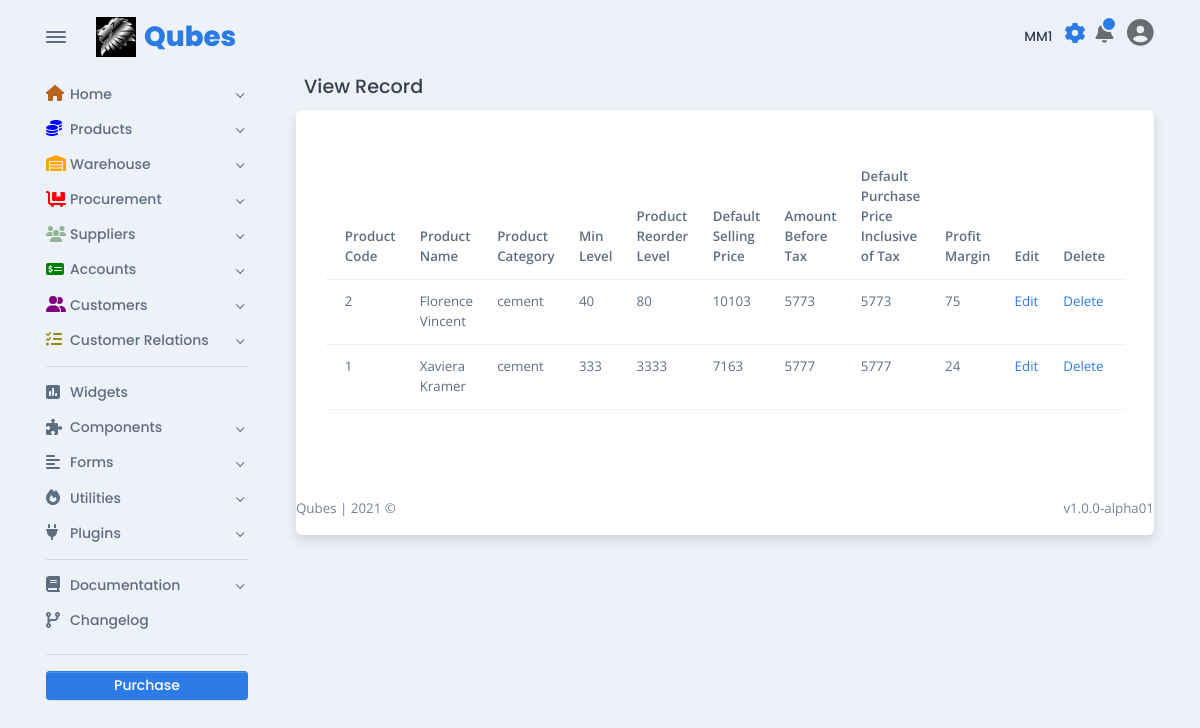
The app's page /products/view-product-ui.php (signed in), older data.
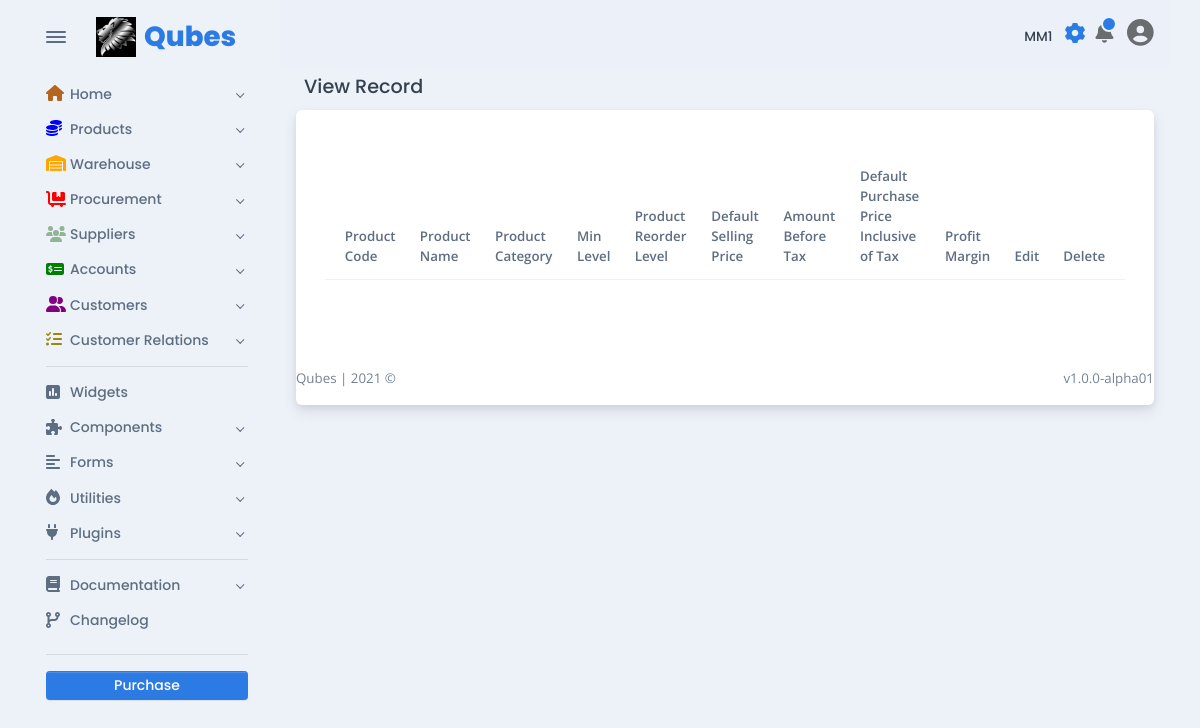
The same page, newer data.
### tables this page shows
CREATE TABLE `tbl_product` (
  `id` int(11) NOT NULL,
  `product_name` varchar(100) NOT NULL,
  `product_code` varchar(100) NOT NULL,
  `product_unit` varchar(254) NOT NULL,
  `product_category` varchar(254) NOT NULL,
  `weight` varchar(50) NOT NULL,
  `sub_category` varchar(50) NOT NULL,
  `product_image` varchar(254) NOT NULL,
  `dsp_price` int(254) NOT NULL,
  `amount_before_tax` int(50) NOT NULL,
  `dpp_inc_tax` int(50) NOT NULL,
  `applicable_tax` int(50) NOT NULL,
  `profit_margin` int(50) NOT NULL,
  `user` varchar(50) NOT NULL,
  `status` varchar(15) NOT NULL DEFAULT 'active'
);

### products/view-product-ui.php (the view, shortened to what this page needs)
<!DOCTYPE html>
<html lang="en-US" dir="ltr">
<?php
include '../includes/base_page/head.php';
?>
<?php
include_once '../includes/dbconnect.php';
?>
<body>
  <main class="main" id="top">
    <div class="container" data-layout="container">
      <?php
      include '../includes/base_page/nav.php';
      ?>
      <div class="content">
        <?php
        include '../navbar-shared.php';
        ?>
        <h5 class="p-2">View Record</h5>
        <div class="card">
          <div class="card-body fs--1 p-4">
            <form>
              <div class="row my-3">
                <div class="col">
                  <table class="table">
                    <thead>
                      <tr>
                        <th scope="col">Product Code</th>
                        <th scope="col">Product Name</th>
                        <th scope="col">Product Category</th>
                        <th scope="col">Min Level</th>
                        <th scope="col">Product Reorder Level</th>
                        <th scope="col">Default Selling Price</th>
                        <th scope="col">Amount Before Tax</th>
                        <th scope="col">Default Purchase Price Inclusive of Tax</th>
                        <th scope="col">Profit Margin</th>
                        <th scope="col">Edit</th>
                        <th scope="col">Delete</th>
                      </tr>
                    </thead>
                    <tbody>
                      <?php
                      $sel_query = "Select * from tbl_product ORDER BY product_code desc;";
                      $result = mysqli_query($conn, $sel_query);
                      while ($row = mysqli_fetch_assoc($result)) { ?>
                        <tr>
                          <td scope="col"><?php echo $row["product_code"]; ?></td>
                          <td scope="col"><?php echo $row["product_name"]; ?></td>
                          <td scope="col"><?php echo $row["product_category"]; ?></td>
                          <td scope="col"><?php echo $row["min_level"]; ?></td>
                          <td scope="col"><?php echo $row["reorder"]; ?></td>
                          <td scope="col"><?php echo $row["dsp_price"]; ?></td>
                          <td scope="col"><?php echo $row["amount_before_tax"]; ?></td>
                          <td scope="col"><?php echo $row["dpp_inc_tax"]; ?></td>
                          <td scope="col"><?php echo $row["profit_margin"]; ?></td>
                          <td scope="col">
                            <a href="edit_ product.php?id=<?php echo $row["product_code"]; ?>">Edit</a>
                          </td>
                          <td scope="col">
                            <a href="delete_product.php?id=<?php echo $row["product_code"]; ?>">Delete</a>
                          </td>
                        </tr>
                      <?php $count++;
                      } ?>
                    </tbody>
                  </table>
                </div>
            </form>
          </div>
        </div>
        <?php
        include '../includes/base_page/footer.php';
        ?>
</body>
</html>

### includes/base_page/head.php (shortened to what this page needs)
<head>
  <link href="../assets/css/theme-rtl.min.css" rel="stylesheet" id="style-rtl">
  <link href="../assets/css/theme.min.css" rel="stylesheet" id="style-default">
</head>

### includes/base_page/nav.php (shortened to what this page needs)
<nav class="navbar navbar-light navbar-vertical navbar-expand-xl">
  <div class="d-flex align-items-center">
    <div class="toggle-icon-wrapper">
      <button class="btn navbar-toggler-humburger-icon navbar-vertical-toggle" data-toggle="tooltip" data-placement="left" title="Toggle Navigation"><span class="navbar-toggle-icon"><span class="toggle-line"></span></span></button>
    </div><a class="navbar-brand" href="../index.html">
      <div class="d-flex align-items-center py-3"><img class="mr-2" src="../assets/img/logos/qubes.jpeg" alt="OG LOL" width="40" /><span class="font-sans-serif">Qubes</span>
      </div>
    </a>
  </div>
  <div class="collapse navbar-collapse" id="navbarVerticalCollapse">
    <?php
    require 'sidenav-shared.php';
    genSideBar();
    ?>
  </div>
</nav>

### includes/base_page/sidenav-shared.php (shortened to what this page needs)
<?php
function genSideBar()
{
  echo <<<EOD
  <div class="navbar-vertical-content scrollbar">
  <ul class="navbar-nav flex-column">
    <li class="nav-item"><a class="nav-link dropdown-indicator" href="#home" data-toggle="collapse" role="button" aria-expanded="false" aria-controls="home">
      <div class="d-flex align-items-center"><span class="nav-link-icon"><span class="fas fa-home" style = "color:#b5651d;"></span></span><span class="nav-link-text"> Home</span>
      </div>
    </a>
  </li>
  <li class="nav-item"><a class="nav-link dropdown-indicator" href="#pages" data-toggle="collapse" role="button" aria-expanded="false" aria-controls="pages">
    <div class="d-flex align-items-center"><span class="nav-link-icon"><span class="fas fa-coins" style="color:blue;"></span></span><span class="nav-link-text"> Products</span>
    </div>
  </a>
</li>
<li class="nav-item"><a class="nav-link dropdown-indicator" href="#purchase_rqn" data-toggle="collapse" role="button" aria-expanded="false" aria-controls="purchase_rqn">
  <div class="d-flex align-items-center"><span class="nav-link-icon"><span class="fas fa-warehouse" style="color:orange;"></span></span><span class="nav-link-text"> Warehouse</span>
  </div>
</a>
</li>
<li class="nav-item"><a class="nav-link dropdown-indicator" href="#email" data-toggle="collapse" role="button" aria-expanded="false" aria-controls="email">
  <div class="d-flex align-items-center"><span class="nav-link-icon"><span class="fas fa-dolly-flatbed" style="color:red;"></span></span><span class="nav-link-text"> Procurement</span>
  </div>
</a>
</li>
<li class="nav-item"><a class="nav-link dropdown-indicator" href="#supply" data-toggle="collapse" role="button" aria-expanded="false" aria-controls="email">
  <div class="d-flex align-items-center"><span class="nav-link-icon"><span class="fas fa-users" style="color:#90B494;"></span></span><span class="nav-link-text"> Suppliers</span>
  </div>
</a>
</li>
<li class="nav-item"><a class="nav-link dropdown-indicator" href="#e-commerce" data-toggle="collapse" role="button" aria-expanded="false" aria-controls="e-commerce">
  <div class="d-flex align-items-center"><span class="nav-link-icon"><span class="fas fa-money-check-alt" style="color:green;"></span></span><span class="nav-link-text"> Accounts</span>
  </div>
</a>
</li>
<li class="nav-item"><a class="nav-link dropdown-indicator" href="#e-custo" data-toggle="collapse" role="button" aria-expanded="false" aria-controls="e-commerce">
  <div class="d-flex align-items-center"><span class="nav-link-icon"><span class="fas fa-user-friends" style="color:purple;"></span></span><span class="nav-link-text"> Customers</span>
  </div>
</a>
</li>
<li class="nav-item"><a class="nav-link dropdown-indicator" href="#e-quote" data-toggle="collapse" role="button" aria-expanded="false" aria-controls="e-commerce">
  <div class="d-flex align-items-center"><span class="nav-link-icon"><span class="fas fa-tasks" style="color:#9b870c;"></span></span><span class="nav-link-text"> Customer Relations</span>
  </div>
</a>
</li>
</ul>
<div class="navbar-vertical-divider">
  <hr class="navbar-vertical-hr my-2" />
</div>
<ul class="navbar-nav flex-column">
  <li class="nav-item"><a class="nav-link" href="../widgets.html">
    <div class="d-flex align-items-center"><span class="nav-link-icon"><span class="fas fa-poll"></span></span><span class="nav-link-text"> Widgets</span>
    </div>
  </a>
</li>
<li class="nav-item"><a class="nav-link dropdown-indicator" href="#components" data-toggle="collapse" role="button" aria-expanded="false" aria-controls="components">
  <div class="d-flex align-items-center"><span class="nav-link-icon"><span class="fas fa-puzzle-piece"></span></span><span class="nav-link-text"> Components</span>
  </div>
</a>
</li>
<li class="nav-item"><a class="nav-link dropdown-indicator" href="#forms" data-toggle="collapse" role="button" aria-expanded="false" aria-controls="forms">
  <div class="d-flex align-items-center"><span class="nav-link-icon"><span class="fas fa-align-left"></span></span><span class="nav-link-text"> Forms</span>
  </div>
</a>
</li>
<li class="nav-item"><a class="nav-link dropdown-indicator" href="#utilities" data-toggle="collapse" role="button" aria-expanded="false" aria-controls="utilities">
  <div class="d-flex align-items-center"><span class="nav-link-icon"><span class="fas fa-fire"></span></span><span class="nav-link-text"> Utilities</span>
  </div>
</a>
</li>
<li class="nav-item"><a class="nav-link dropdown-indicator" href="#plugins" data-toggle="collapse" role="button" aria-expanded="false" aria-controls="plugins">
  <div class="d-flex align-items-center"><span class="nav-link-icon"><span class="fas fa-plug"></span></span><span class="nav-link-text"> Plugins</span>
  </div>
</a>
</li>
</ul>
<div class="navbar-vertical-divider">
  <hr class="navbar-vertical-hr my-2" />
</div>
<ul class="navbar-nav flex-column">
  <li class="nav-item"><a class="nav-link dropdown-indicator" href="#documentation" data-toggle="collapse" role="button" aria-expanded="false" aria-controls="documentation">
    <div class="d-flex align-items-center"><span class="nav-link-icon"><span class="fas fa-book"></span></span><span class="nav-link-text"> Documentation</span>
    </div>
  </a>
</li>
<li class="nav-item"><a class="nav-link" href="../changelog.html">
  <div class="d-flex align-items-center"><span class="nav-link-icon"><span class="fas fa-code-branch"></span></span><span class="nav-link-text"> Changelog</span>
  </div>
</a>
</li>
</ul>
<div class="settings">
  <div class="navbar-vertical-divider">
    <hr class="navbar-vertical-hr my-3" />
  </div><a class="btn btn-sm d-block w-100 btn-purchase" href="https://themes.getbootstrap.com/product/falcon-admin-dashboard-webapp-template/" target="_blank">Purchase</a>
</div>
</div>
EOD;
}

### navbar-shared.php (shortened to what this page needs)
<nav class="navbar navbar-light navbar-glass navbar-top navbar-expand">
  <ul class="navbar-nav navbar-nav-icons ml-auto flex-row align-items-center">
    <ul class="navbar-nav align-items-center d-none d-lg-block">
      <li class="nav-item">
        <h6 id="branch" class="mt-3 mr-2"><?= $_SESSION['branch'] ?></h6>
      </li>
    </ul>
    <li class="nav-item"><a class="nav-link settings-popover" href="#settings-modal" data-toggle="modal"><span class="ripple"></span><span class="fa-spin position-absolute all-0 d-flex flex-center"><span class="icon-spin position-absolute all-0 d-flex flex-center">
            </span></span></a></li>
    <li class="nav-item dropdown">
      <a class="nav-link notification-indicator notification-indicator-primary px-0 icon-indicator" id="navbarDropdownNotification" href="#" role="button" data-toggle="dropdown" aria-haspopup="true" aria-expanded="false"><span class="fas fa-bell" data-fa-transform="shrink-6" style="font-size: 33px;"></span></a>
    </li>
    <li class="nav-item dropdown"><a class="nav-link pr-0" id="navbarDropdownUser" href="#" role="button" data-toggle="dropdown" aria-haspopup="true" aria-expanded="false">
        <div>
          <span class="fa fa-user-circle fa-2x mt-0"></span>
        </div>
      </a>
    </li>
  </ul>
</nav>

### includes/base_page/footer.php (shortened to what this page needs)
<footer>
  <div class="row g-0 justify-content-between fs--1 mt-4 mb-3">
    <div class="col-12 col-sm-auto text-center">
      <p class="mb-0 text-600">Qubes <span class="d-none d-sm-inline-block">| </span><br class="d-sm-none" /> 2021 &copy;</p>
    </div>
    <div class="col-12 col-sm-auto text-center">
      <p class="mb-0 text-600">v1.0.0-alpha01</p>
    </div>
  </div>
</footer>
</div>
</div>
</main>

Row changes from the older to the newer data that the page shows:
removed tbl_product: product_code "2", product_name "Florence Vincent", product_category "cement", min_level "40", reorder "80", dsp_price "10103", amount_before_tax "5773", dpp_inc_tax "5773", profit_margin "75"
removed tbl_product: product_code "1", product_name "Xaviera Kramer", product_category "cement", min_level "333", reorder "3333", dsp_price "7163", amount_before_tax "5777", dpp_inc_tax "5777", profit_margin "24"
